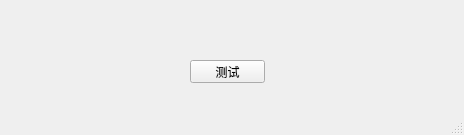
<?xml version="1.0" encoding="UTF-8"?>
<ui version="4.0">
 <class>MainWindow</class>
 <widget class="QMainWindow" name="MainWindow">
  <property name="enabled">
   <bool>true</bool>
  </property>
  <property name="geometry">
   <rect>
    <x>0</x>
    <y>0</y>
    <width>464</width>
    <height>135</height>
   </rect>
  </property>
  <property name="windowTitle">
   <string>MainWindow</string>
  </property>
  <widget class="QWidget" name="centralwidget">
   <widget class="QPushButton" name="pushButton">
    <property name="geometry">
     <rect>
      <x>190</x>
      <y>60</y>
      <width>75</width>
      <height>23</height>
     </rect>
    </property>
    <property name="text">
     <string>测试</string>
    </property>
   </widget>
  </widget>
  <widget class="QStatusBar" name="statusbar"/>
 </widget>
 <resources/>
 <connections/>
</ui>
